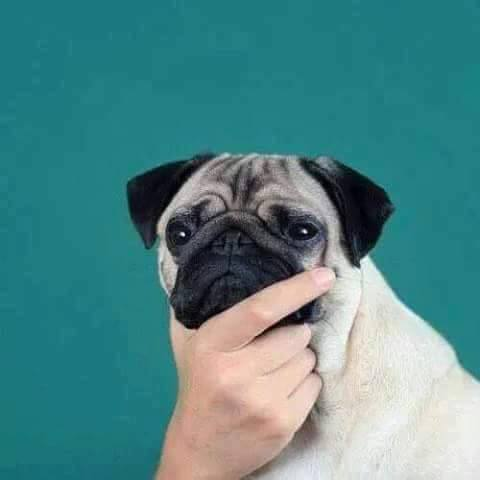
#> input picture images/pug.jpg, 480 x 480 px, found by its file name
$ python ch1-14-exercises1_blur_contours.py
#> lines starting #> are read from the running program, lines starting #| are printed output that depends on the picture
# ch1-14-exercises.py
# pp. 26

from PIL import Image
import numpy as numpy
import pylab as pylab
from scipy.ndimage import filters

# 1: Take an image and apply Gaussian blur. Plot the image contours for increasing blur values.

im = pylab.array(Image.open('images/pug.jpg').convert('L'))
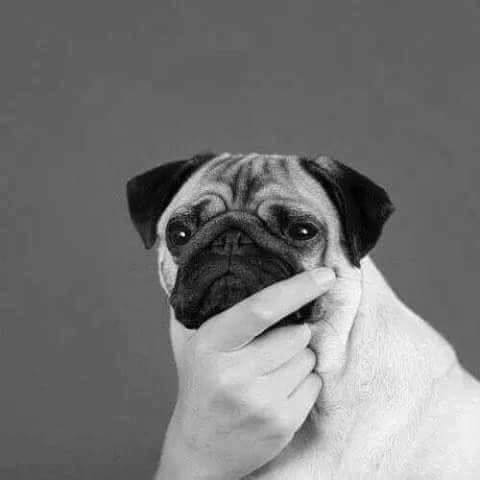
#> im: shape (480, 480); min 0, max 254, mean 118.3

pylab.gray()
pylab.subplot(2,2,1)
pylab.axis('equal')
pylab.contour(im, origin='image')

im2 = filters.gaussian_filter(im,2)
pylab.subplot(2,2,2)
pylab.axis('equal')
pylab.contour(im2, origin='image')

im3 = filters.gaussian_filter(im,5)
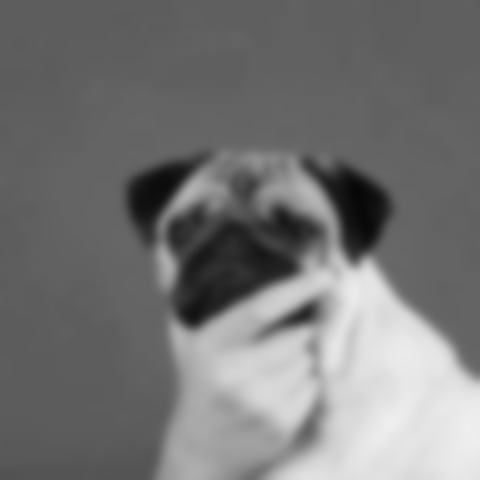
#> im3: shape (480, 480); min 6, max 238, mean 117.4
pylab.subplot(2,2,3)
pylab.axis('equal')
pylab.contour(im3, origin='image')

im4 = filters.gaussian_filter(im, 8)
pylab.subplot(2,2,4)
pylab.axis('equal')
pylab.contour(im4, origin='image')

# pylab.axis('off')

pylab.show()
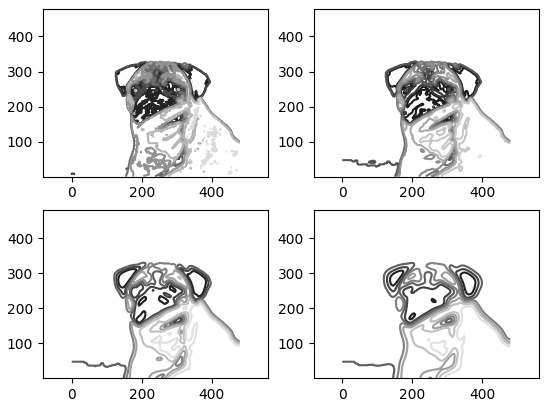
#> figure drawn by matplotlib, 4 panels
